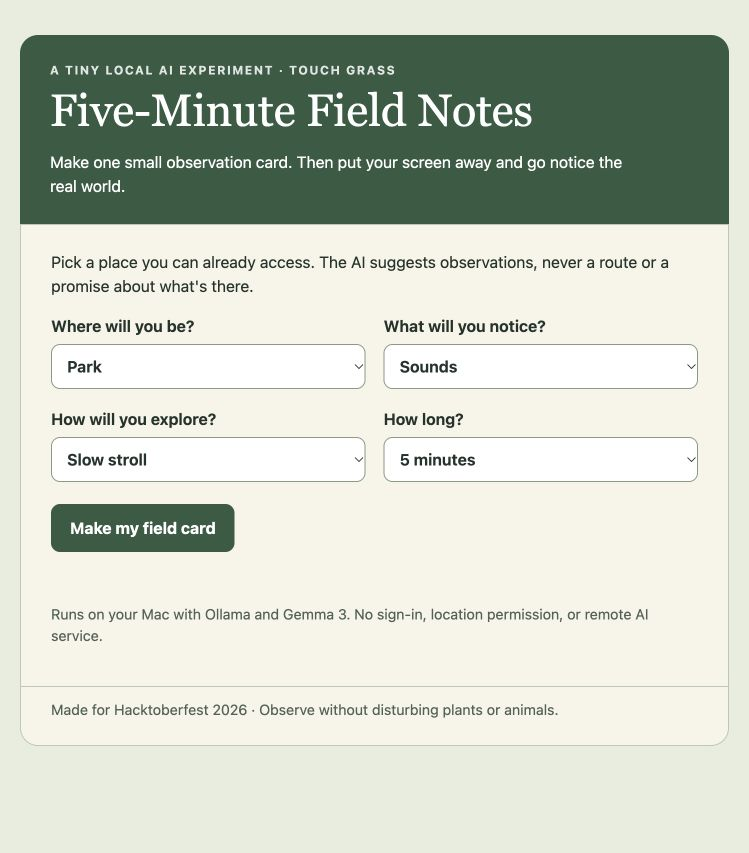
#> input picture demo/production/demo-frames/01-start.png, 749 x 853 px; its folder holds 7 pictures in this run
$ python build_demo_slides.py
#> lines starting #> are read from the running program, lines starting #| are printed output that depends on the picture
from pathlib import Path
from PIL import Image, ImageDraw, ImageFont, ImageFilter

BASE = Path(__file__).resolve().parent
FRAMES = BASE / "demo-frames"
SLIDES = BASE / "demo-slides"
SLIDES.mkdir(exist_ok=True)
W, H = 1280, 720
GREEN = "#183a2b"
PALE = "#edf2e7"
PAPER = "#fbf8ef"
MUTED = "#55715d"
ACCENT = "#d5e5b3"
FONT = "/System/Library/Fonts/Supplemental/Arial.ttf"
BOLD = "/System/Library/Fonts/Supplemental/Arial Bold.ttf"
SERIF = "/System/Library/Fonts/Supplemental/Georgia.ttf"

def font(size, path=FONT):
    return ImageFont.truetype(path, size)

def lines(draw, text, xy, width, size, fill, bold=False, spacing=12):
    f = font(size, BOLD if bold else FONT)
    x, y = xy
    for paragraph in text.split("\n"):
        words = paragraph.split()
        out, line = [], ""
        for word in words:
            candidate = (line + " " + word).strip()
            if draw.textbbox((0, 0), candidate, font=f)[2] > width and line:
                out.append(line)
                line = word
            else:
                line = candidate
        if line:
            out.append(line)
        for line in out:
            draw.text((x, y), line, font=f, fill=fill)
            y += size + spacing
    return y

def base(step, kicker, title, body, screenshot=None, crop=None):
#> called with step = 1, kicker = 'The idea', screenshot = '01-start.png'
    im = Image.new("RGB", (W, H), PALE)
    d = ImageDraw.Draw(im)
    d.rectangle((0, 0, W, 11), fill=GREEN)
    d.text((66, 42), "FIVE-MINUTE FIELD NOTES  /  HACKTOBERFEST 2026", font=font(19, BOLD), fill=MUTED)
    d.rounded_rectangle((52, 109, 635, 670), radius=22, fill="#d5ddd0")
    if screenshot:
        shot = Image.open(FRAMES / screenshot).convert("RGB")
#> shot is the input picture: PIL image 749x853 RGB; mean R, G, B 201.9, 208.2, 195
        if crop:
            shot = shot.crop(crop)
        shot.thumbnail((555, 533), Image.Resampling.LANCZOS)
#> shot: PIL image 468x533 RGB
        bx = 66 + (555 - shot.width) // 2
#> bx = 109
        by = 124 + (532 - shot.height) // 2
#> by = 123
        im.paste(shot, (bx, by))
        d = ImageDraw.Draw(im)
        d.rounded_rectangle((bx-2, by-2, bx+shot.width+2, by+shot.height+2), radius=8, outline="#96ad98", width=2)
    d.rounded_rectangle((695, 134, 1218, 613), radius=24, fill=PAPER)
    d.text((735, 172), kicker.upper(), font=font(20, BOLD), fill=MUTED)
    y = lines(d, title, (735, 226), 438, 48, GREEN, bold=True, spacing=8)
#> y = 394
    lines(d, body, (735, y+37), 427, 27, "#385044", spacing=12)
    d.text((735, 566), f"STEP {step}  /  6", font=font(18, BOLD), fill=MUTED)
    d.rounded_rectangle((52, 683, 52+(step/6)*1166, 690), radius=3, fill=GREEN)
    return im

slides = [
    base(1, "The idea", "A short screen moment. A longer outdoor moment.",
         "Choose a nearby place. Let local AI write a tiny observation mission. Then put the screen away.", "01-start.png"),
    base(2, "Pick a place", "Pick a place you can access.",
         "For this demo: balcony or doorstep, sounds, a seated spot, and five minutes.", "02-selected.png"),
    base(3, "Generate", "Gemma writes the card on this Mac.",
         "The app sends fixed choices to local Ollama. No account, location permission, or cloud AI call.", "03-loading.png"),
    base(4, "The result", "Three cues and one question.",
         "The generated card appears with its model name: gemma3:1b. The content changes with each run.",
         "05-card-in-view.png", (13, 230, 738, 725)),
    base(5, "Touch grass", "Take the card. Leave the screen.",
         "Print it or remember the three cues. Use your judgment outside; the app does not know real conditions.",
         "05-card-in-view.png", (13, 230, 738, 725)),
    base(6, "Run it yourself", "Two commands after installing Ollama.",
         "ollama pull gemma3:1b\npython3 app.py\nOpen http://127.0.0.1:8765", "01-start.png"),
]
#> call 2 of base, with step = 2, kicker = 'Pick a place', title = 'Pick a place you can access.', screenshot = '02-selected.png'
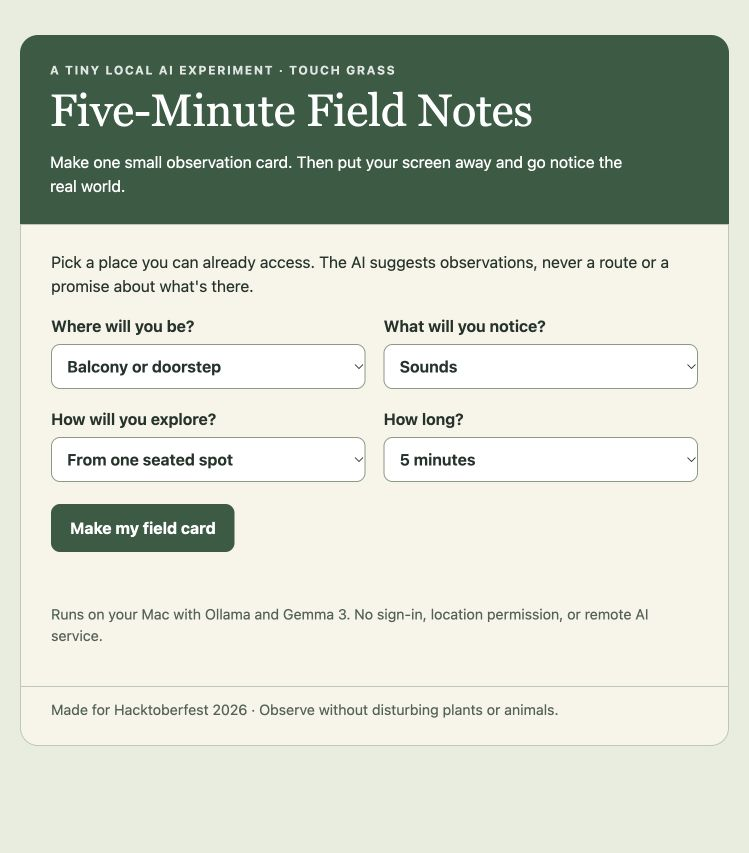
#> input picture demo/production/demo-frames/02-selected.png, 749 x 853 px
#> in base, shot is the input picture: PIL image 749x853 RGB; mean R, G, B 201.6, 207.9, 194.7
#> in base (call 2), `y = lines(d, title, (735, 226), 438, 48, GREEN, bold=True, spacing=8)`: y = 338
#> call 3 of base, with step = 3, kicker = 'Generate', title = 'Gemma writes the card on this Mac.', screenshot = '03-loading.png'
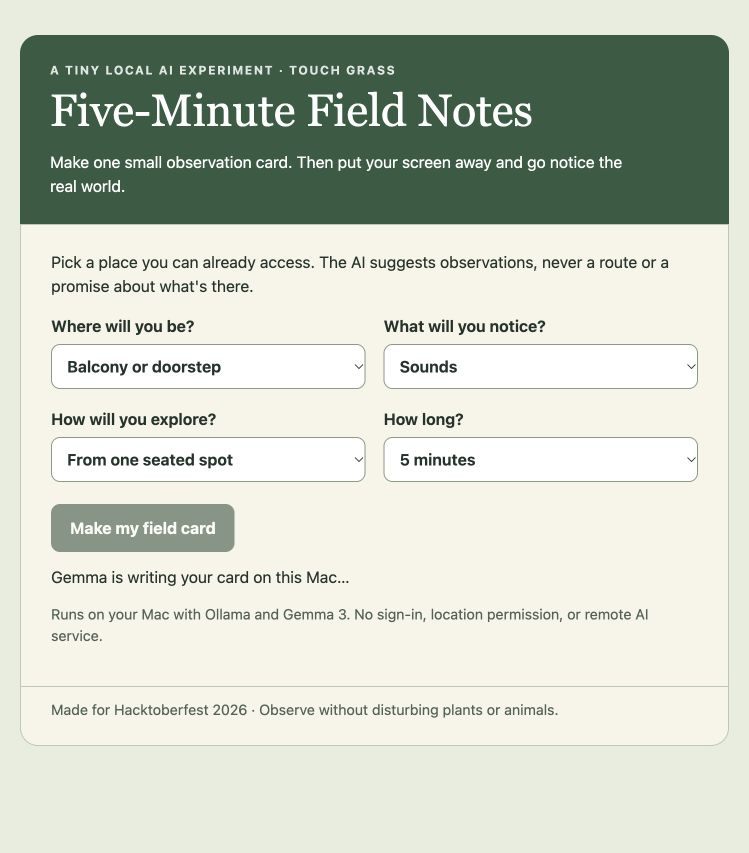
#> input picture demo/production/demo-frames/03-loading.png, 749 x 853 px
#> in base, shot is the input picture: PIL image 749x853 RGB; mean R, G, B 202.2, 208.3, 195.2
#> in base (call 3), `y = lines(d, title, (735, 226), 438, 48, GREEN, bold=True, spacing=8)`: y = 394
#> call 4 of base, with step = 4, kicker = 'The result', title = 'Three cues and one question.', screenshot = '05-card-in-view.png', crop = (13, 230, 738, 725)
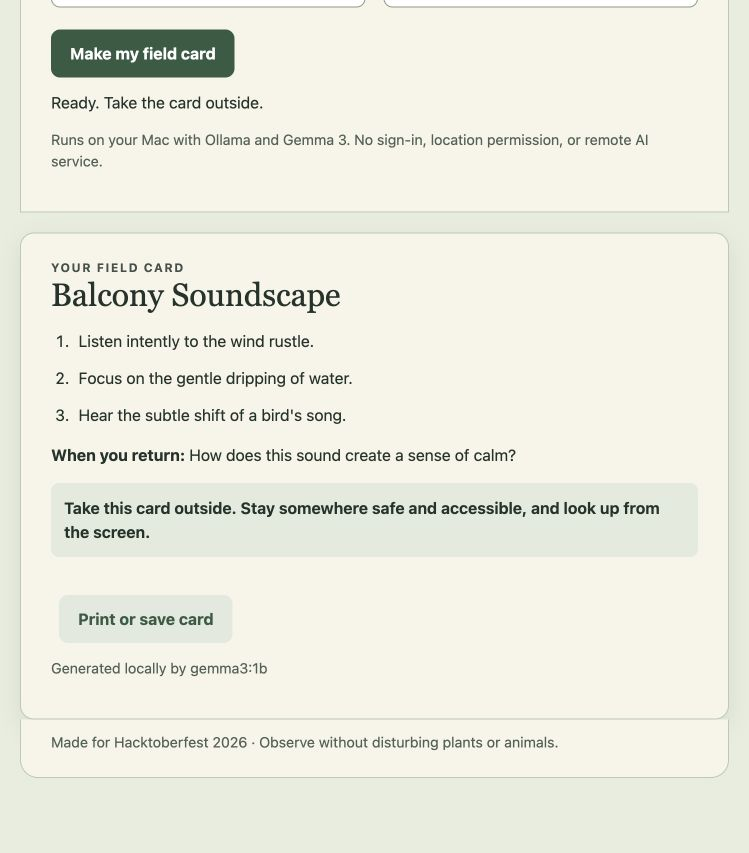
#> input picture demo/production/demo-frames/05-card-in-view.png, 749 x 853 px
#> in base, shot is the input picture: PIL image 749x853 RGB; mean R, G, B 235.3, 235.7, 223.6
#> in base (call 4), `shot.thumbnail((555, 533), Image.Resampling.LANCZOS)`:
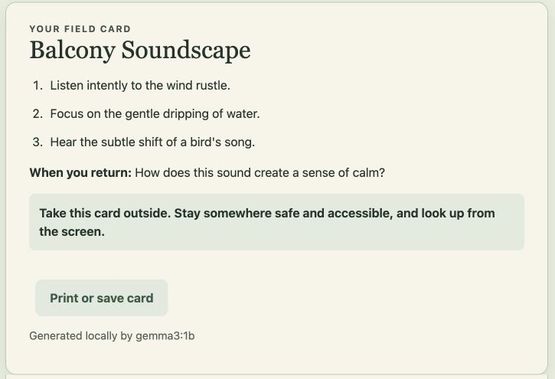
#> shot: PIL image 555x379 RGB; mean R, G, B 236.5, 236.4, 224.7
#> in base (call 4), `im.paste(shot, (bx, by))`:
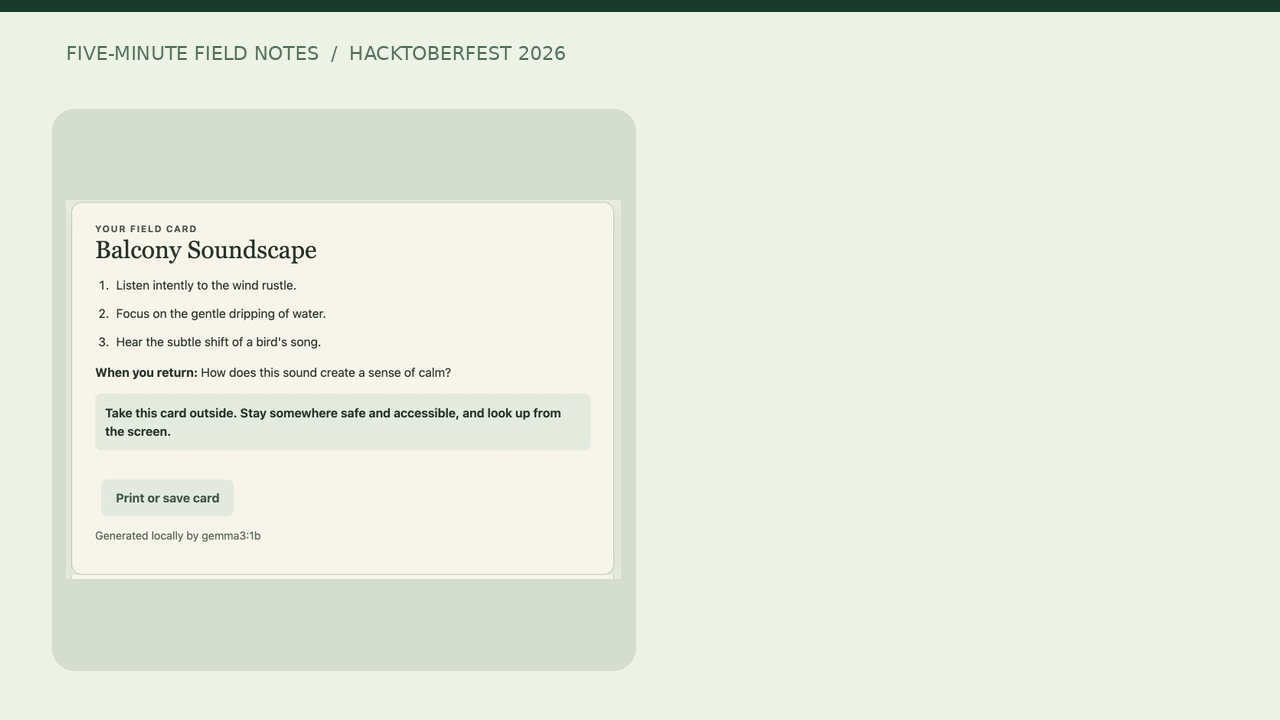
#> im: PIL image 1280x720 RGB; mean R, G, B 229.9, 234.7, 223.2
#> in base (call 4), `y = lines(d, title, (735, 226), 438, 48, GREEN, bold=True, spacing=8)`: y = 338

for i, slide in enumerate(slides, 1):
    slide.save(SLIDES / f"slide-{i:02}.png", optimize=True)
#> this loop made 6 passes
#> pass 2, `slide.save(SLIDES / f"slide-{i:02}.png", optimize=True)`:
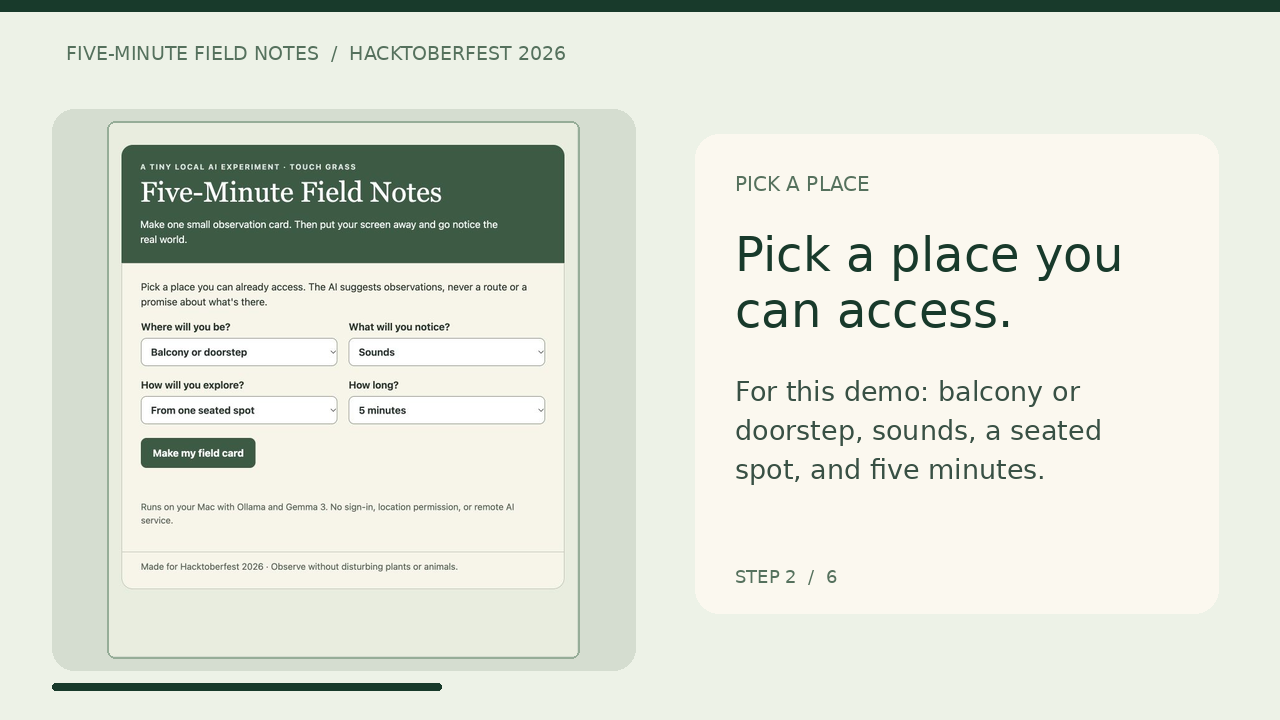
#> saved as slide-02.png: PIL image 1280x720 RGB; mean R, G, B 221.5, 226.1, 214.6
slides[0].save(BASE.parent / "cover.png", optimize=True)
